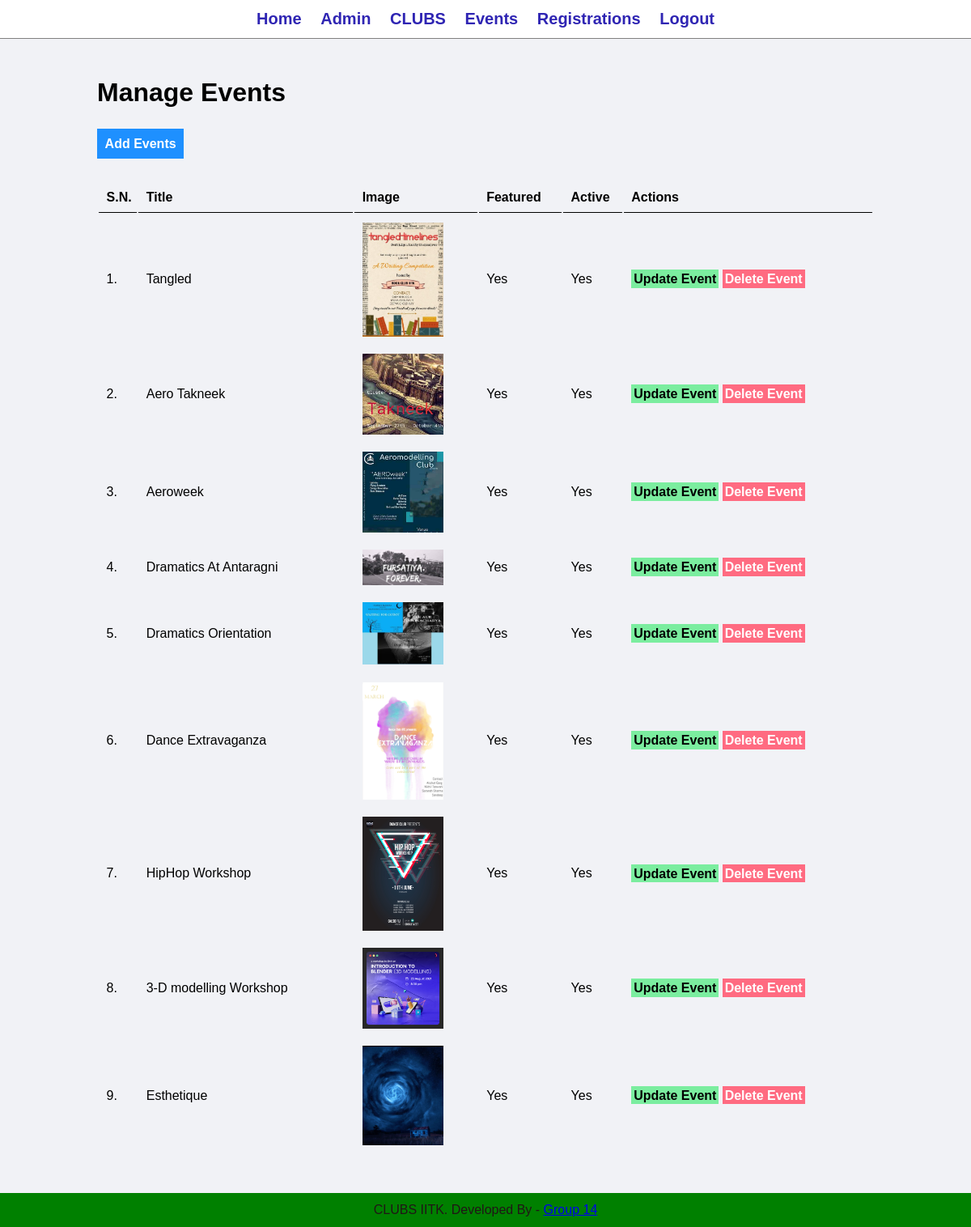
Page /admin/manage-event.php (signed in) on the committed database.
### tables this page shows
CREATE TABLE `tbl_events` (
  `id` int(10) UNSIGNED NOT NULL,
  `title` varchar(100) NOT NULL,
  `description` text NOT NULL,
  `image_name` varchar(255) NOT NULL,
  `club_id` int(10) UNSIGNED NOT NULL,
  `featured` varchar(10) NOT NULL,
  `active` varchar(10) NOT NULL
);

### admin/manage-event.php (the view, shortened to what this page needs)
<?php include('partials/menu.php'); ?>
<div class="main-content">
    <div class="wrapper">
        <h1>Manage Events</h1>
        <br /><br />
                <a href="<?php echo SITEURL; ?>admin/add-event.php" class="btn-primary">Add Events</a>
                <br /><br /><br />
                <table class="tbl-full">
                    <tr>
                        <th>S.N.</th>
                        <th>Title</th>
                        <th>Image</th>
                        <th>Featured</th>
                        <th>Active</th>
                        <th>Actions</th>
                    </tr>
                    <?php
                        $sql = "SELECT * FROM tbl_events";
                        $res = mysqli_query($conn, $sql);
                        $count = mysqli_num_rows($res);
                        $sn=1;
                        if($count>0)
                        {
                            while($row=mysqli_fetch_assoc($res))
                            {
                                $id = $row['id'];
                                $title = $row['title'];
                                 $image_name = $row['image_name'];
                                $featured = $row['featured'];
                                $active = $row['active'];
                                ?>
                                <tr>
                                    <td><?php echo $sn++; ?>. </td>
                                    <td><?php echo $title; ?></td>
                                      <td>
                                        <?php
                                            if($image_name=="")
                                            {
                                                echo "<div class='error'>Image not Added.</div>";
                                            }
                                            else
                                            {
                                                ?>
                                                <img src="<?php echo SITEURL; ?>images/events/<?php echo $image_name; ?>" width="100px">
                                                <?php
                                            }
                                        ?>
                                    </td>
                                    <td><?php echo $featured; ?></td>
                                    <td><?php echo $active; ?></td>
                                    <td>
                                        <a href="<?php echo SITEURL; ?>admin/update-event.php?id=<?php echo $id; ?>" class="btn-secondary">Update Event</a>
                                        <a href="<?php echo SITEURL; ?>admin/delete-event.php?id=<?php echo $id; ?>&image_name=<?php echo $image_name; ?>" class="btn-danger">Delete Event</a>
                                    </td>
                                </tr>
                                <?php
                            }
                        }
                        else
                        {
                            echo "<tr> <td colspan='7' class='error'> Events not Added Yet. </td> </tr>";
                        }
                    ?>
                </table>
    </div>
</div>
<?php include('partials/footer.php'); ?>

### css/admin.css (style rules this page uses)
* { margin: 0; padding: 0; font-family: Arial, Helvetica, sans-serif; }
.wrapper { padding: 1%; width: 80%; margin: 0 auto; }
.tbl-full { width: 100%; }
table tr th { border-bottom: 1px solid black; padding: 1%; text-align: left; }
table tr td { padding: 1%; }
.btn-primary { background-color: #1e90ff; padding: 1%; color: white; text-decoration: none; font-weight: bold; }
.btn-secondary { background-color: #7bed9f; padding: 1%; color: black; text-decoration: none; font-weight: bold; }
.btn-danger { background-color: #ff6b81; padding: 1%; color: white; text-decoration: none; font-weight: bold; }
.main-content { background-color: #f1f2f6; padding: 3% 0; }

### rows in the picture
tbl_events: title "Tangled", image_name (picture), featured "Yes", active "Yes"
tbl_events: title "Aero Takneek", image_name (picture), featured "Yes", active "Yes"
tbl_events: title "Aeroweek", image_name (picture), featured "Yes", active "Yes"
tbl_events: title "Dramatics At Antaragni", image_name (picture), featured "Yes", active "Yes"
tbl_events: title "Dramatics Orientation", image_name (picture), featured "Yes", active "Yes"
tbl_events: title "Dance Extravaganza", image_name (picture), featured "Yes", active "Yes"
tbl_events: title "HipHop Workshop", image_name (picture), featured "Yes", active "Yes"
tbl_events: title "3-D modelling Workshop", image_name (picture), featured "Yes", active "Yes"
tbl_events: title "Esthetique", image_name (picture), featured "Yes", active "Yes"
